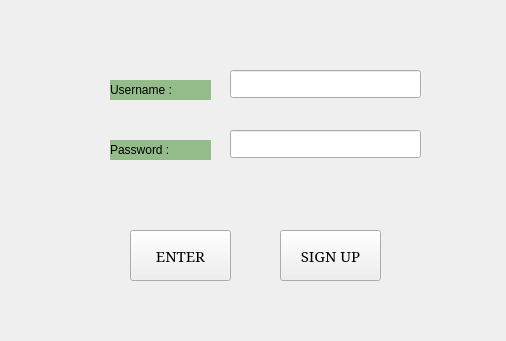
<?xml version="1.0" encoding="UTF-8"?>
<ui version="4.0">
 <class>LogIn</class>
 <widget class="QWidget" name="LogIn">
  <property name="geometry">
   <rect>
    <x>0</x>
    <y>0</y>
    <width>506</width>
    <height>341</height>
   </rect>
  </property>
  <property name="minimumSize">
   <size>
    <width>506</width>
    <height>341</height>
   </size>
  </property>
  <property name="maximumSize">
   <size>
    <width>506</width>
    <height>341</height>
   </size>
  </property>
  <property name="windowTitle">
   <string>LOG IN</string>
  </property>
  <widget class="QPushButton" name="pushButton">
   <property name="geometry">
    <rect>
     <x>130</x>
     <y>230</y>
     <width>101</width>
     <height>51</height>
    </rect>
   </property>
   <property name="font">
    <font>
     <family>SimSun</family>
     <pointsize>11</pointsize>
    </font>
   </property>
   <property name="cursor">
    <cursorShape>PointingHandCursor</cursorShape>
   </property>
   <property name="text">
    <string>ENTER</string>
   </property>
  </widget>
  <widget class="QPushButton" name="pushButton_2">
   <property name="geometry">
    <rect>
     <x>280</x>
     <y>230</y>
     <width>101</width>
     <height>51</height>
    </rect>
   </property>
   <property name="font">
    <font>
     <family>SimSun</family>
     <pointsize>11</pointsize>
    </font>
   </property>
   <property name="cursor">
    <cursorShape>PointingHandCursor</cursorShape>
   </property>
   <property name="text">
    <string>SIGN UP</string>
   </property>
  </widget>
  <widget class="QLabel" name="label">
   <property name="geometry">
    <rect>
     <x>110</x>
     <y>80</y>
     <width>101</width>
     <height>20</height>
    </rect>
   </property>
   <property name="styleSheet">
    <string notr="true">font: 700 11pt &quot;SimSun&quot;;
background-color: rgba(148,188,138,255);
color: rgb(0, 0, 0);

</string>
   </property>
   <property name="text">
    <string>Username : </string>
   </property>
  </widget>
  <widget class="QLabel" name="label_2">
   <property name="geometry">
    <rect>
     <x>110</x>
     <y>140</y>
     <width>101</width>
     <height>20</height>
    </rect>
   </property>
   <property name="styleSheet">
    <string notr="true">font: 700 11pt &quot;SimSun&quot;;
background-color: rgba(148,188,138,255);
color: rgb(0, 0, 0);
</string>
   </property>
   <property name="text">
    <string>Password : </string>
   </property>
  </widget>
  <widget class="QLineEdit" name="l_username">
   <property name="geometry">
    <rect>
     <x>230</x>
     <y>70</y>
     <width>191</width>
     <height>28</height>
    </rect>
   </property>
  </widget>
  <widget class="QLineEdit" name="l_password">
   <property name="geometry">
    <rect>
     <x>230</x>
     <y>130</y>
     <width>191</width>
     <height>28</height>
    </rect>
   </property>
  </widget>
  <widget class="QFrame" name="frame">
   <property name="geometry">
    <rect>
     <x>-11</x>
     <y>-1</y>
     <width>531</width>
     <height>351</height>
    </rect>
   </property>
   <property name="styleSheet">
    <string notr="true">background-image: url(:/new/prefix1/signInBack.png);</string>
   </property>
   <property name="frameShape">
    <enum>QFrame::StyledPanel</enum>
   </property>
   <property name="frameShadow">
    <enum>QFrame::Raised</enum>
   </property>
  </widget>
  <zorder>frame</zorder>
  <zorder>pushButton</zorder>
  <zorder>pushButton_2</zorder>
  <zorder>label</zorder>
  <zorder>label_2</zorder>
  <zorder>l_username</zorder>
  <zorder>l_password</zorder>
 </widget>
 <resources/>
 <connections/>
</ui>
